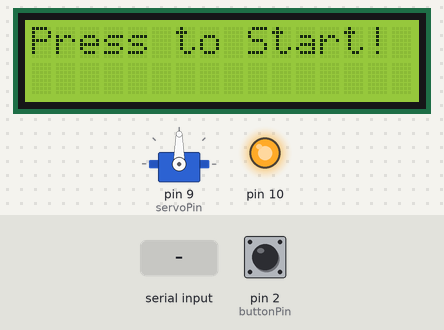
The sketch below on a simulated Arduino Uno, built with avr-gcc and run on an emulated ATmega328P. On the bench: 16×2 character LCD, servo, output pins drawn as LEDs (lit = HIGH). The test bench sets the inputs (shaded band); at power-on: pin 2 (buttonPin) HIGH. Random numbers use the default seed unless the sketch sets one; what the sketch prints to the serial monitor is not drawn.

Above: at 1.2 s.
1.3 s: pin 2 (buttonPin) pulled LOW for 0.15 s
At 2.0 s:
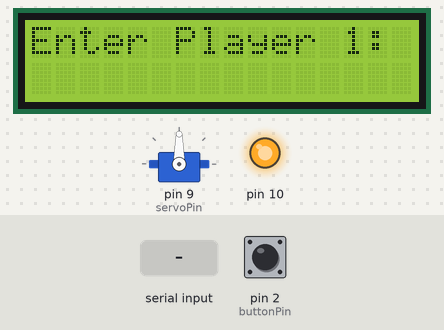
3.0 s: "a\n" received over Serial
At 4.2 s:
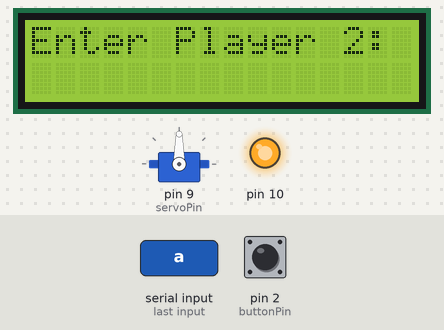
4.5 s: "b\n" received over Serial
At 5.3 s:
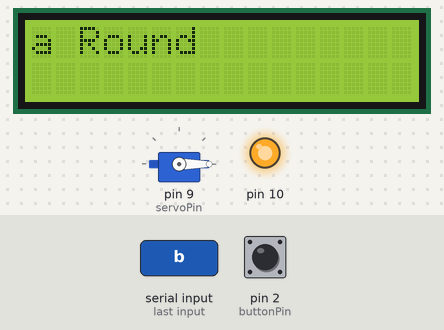
Timing chart, 0 to 27.0 s (numbered marks = the images above; inputs shaded):
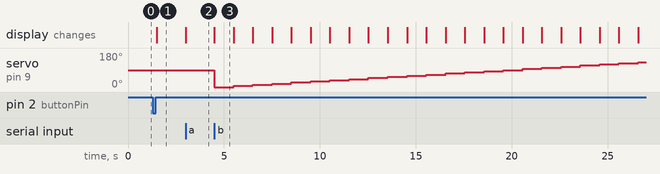

Measured:
- after the input at 1.3 s, the display: changes after 0.20 s (image 1)
- after the input at 3.0 s, the display: changes at once (image 2)
- after the input at 4.5 s, servo on pin 9 (servoPin): 90° → 0° at once, → 6° 1.0 s later, → 12° 1.0 s later, → 18° 1.0 s later, … (23 changes in this stretch); the display: changes at once (image 3)
- what the display in image 3 shows lasts 1.0 s, from 4.5 s to 5.5 s

The sketch:

masterCodeFinal1.ino
```cpp
#include <SPI.h>
#include <LiquidCrystal.h>
#include <Servo.h>

LiquidCrystal lcd(8, 7, 6, 5, 4, 3);
Servo gameTimerServo;

const int buttonPin = 2;
const int servoPin = 9;
const int servoMaxAngle = 180;
const unsigned long gameDuration = 30000;  // Total game time (30 seconds)

char colors[] = {'r', 'g', 'b'};
unsigned long gameStartTime = 0;
unsigned long lastRoundTime = 0;
unsigned long roundInterval = 1000;  // 1 second per round
bool gameStarted = false;
bool awaitingResponse = false;
char response;

String player1, player2;
int player1Score = 0;
int player2Score = 0;
int roundCounter = 0;
bool isPlayer1Turn = true;

void setup() {
  Serial.begin(115200);
  SPI.begin();
  pinMode(SS, OUTPUT);
  digitalWrite(SS, HIGH);
  pinMode(buttonPin, INPUT_PULLUP);

  lcd.begin(16, 2);
  gameTimerServo.attach(servoPin);

  lcd.print("Press to Start!");
  //pinMode(buzzerPin, OUTPUT);
}

void loop() {
  if (!gameStarted && digitalRead(buttonPin) == LOW) {
    delay(200);
    gameStarted = true;
    lcd.clear();
    lcd.print("Enter Player 1:");
    while (Serial.available() == 0) {}
    player1 = Serial.readStringUntil('\n');

    lcd.clear();
    lcd.print("Enter Player 2:");
    while (Serial.available() == 0) {}
    player2 = Serial.readStringUntil('\n');

    gameStartTime = millis();
  }

  if (gameStarted) {
    unsigned long currentMillis = millis();

    // End the game if 30 seconds have elapsed
    if (currentMillis - gameStartTime >= gameDuration) {
      gameStarted = false;
      displayWinner();
      resetGame();
      return;
    }

    // Rotate servo based on time elapsed
    int angle = map(currentMillis - gameStartTime, 0, gameDuration, 0, servoMaxAngle);
    gameTimerServo.write(angle);

    // Alternate rounds every 1 second between players
    if (currentMillis - lastRoundTime >= roundInterval) {
      if (roundCounter < 30) {  // 15 rounds per player
        if (isPlayer1Turn) {
          lcd.clear();
          lcd.print(player1+ " Round");
          sendColorCommand();
        } else {
          lcd.clear();
          lcd.print(player2 + " Round");
          sendColorCommand();
        }
        delay(1000);
        awaitingResponse = true;
        lastRoundTime = currentMillis;
        isPlayer1Turn = !isPlayer1Turn;
        roundCounter++;
      }
    }

    // Receive and process score response from slave
    if (awaitingResponse) {
      response = sendCommand('#');  // Dummy command to get response
      Serial.println((isPlayer1Turn ? player2 : player1) + " Received score: ");
      Serial.println(response);

      updateScore(response);
      awaitingResponse = false;
    }
  }
}

// Function to send color command over SPI
void sendColorCommand() {
  char colorCommand = colors[random(0, 3)];
  sendCommand(colorCommand);
  Serial.print("Sent color: ");
  Serial.println(colorCommand);
}

// Update player scores based on response
void updateScore(char rating) {
  int points = 0;
  switch (rating) {
    case 'a': points = 50; break;
    case 'b': points = 25; break;
    case 'c': points = 10; break;
    case 'i': points = 0; break;
  }

  if (!isPlayer1Turn) {
    player1Score += points;
  } else {
    player2Score += points;
  }
}

// Send command over SPI and receive response
char sendCommand(char command) {
  digitalWrite(SS, LOW);
  char response = SPI.transfer(command);
  digitalWrite(SS, HIGH);
  return response;
}

// Display final scores and winner after game ends
void displayWinner() {
  lcd.clear();
  lcd.print(player1 + " score:");
  lcd.setCursor(0, 1);
  lcd.print(player1Score);
  delay(2000);

  lcd.clear();
  lcd.print(player2 + " score:");
  lcd.setCursor(0, 1);
  lcd.print(player2Score);
  delay(2000);

  lcd.clear();
  if (player1Score > player2Score) {
    lcd.print("Winner: " + player1);
  } else if (player2Score > player1Score) {
    lcd.print("Winner: " + player2);
  } else {
    lcd.print("It's a Draw!");
  }
  delay(2000);
}

// Reset game to initial state
void resetGame() {
  player1Score = 0;
  player2Score = 0;
  roundCounter = 0;
  isPlayer1Turn = true;
  lcd.clear();
  lcd.print("Press to Start!");
}
```
